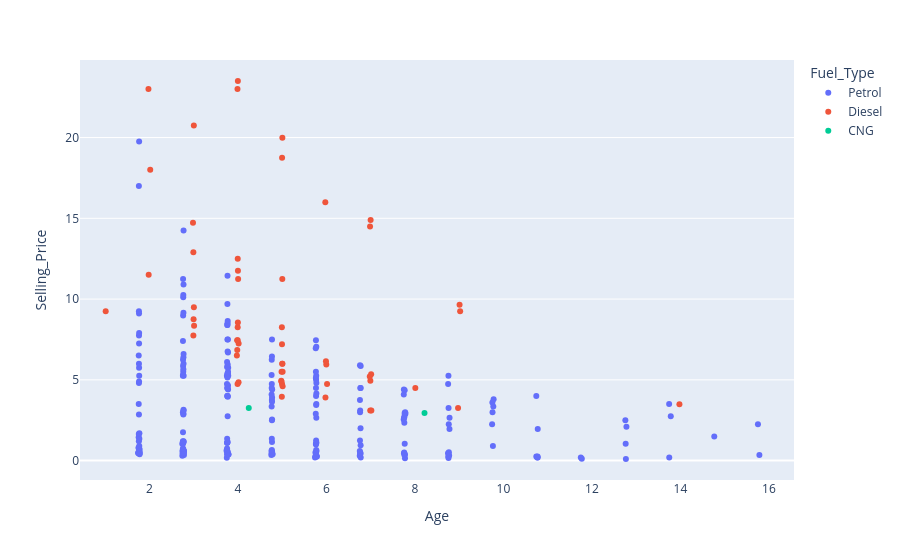

Notebook code for this chart:
### Markdown cell above
### Selling Price Vs Age | Colored by Fuel Type

### Code cell
fig = px.strip(df_new, x='Age', y='Selling_Price', color='Fuel_Type')
fig.show()

### Figure 1 — Plotly figure (JSON) as saved in the notebook; plotly's stock layout.template omitted (floating-point values rounded to 4 significant figures; data arrays with more than 128 entries replaced by an {"elided": "..."} marker saying what was removed)
{"data": [{"alignmentgroup": "True", "boxpoints": "all", "fillcolor": "rgba(255,255,255,0)", "hoveron": "points", "hovertemplate": "Fuel_Type=Petrol<br>Age=%{x}<br>Selling_Price=%{y}<extra></extra>", "legendgroup": "Petrol", "line": {"color": "rgba(255,255,255,0)"}, "marker": {"color": "#636efa"}, "name": "Petrol", "offsetgroup": "Petrol", "orientation": "v", "pointpos": 0, "showlegend": true, "type": "box", "x": {"elided": "238 int values"}, "x0": " ", "xaxis": "x", "y": {"elided": "238 float values"}, "y0": " ", "yaxis": "y"}, {"alignmentgroup": "True", "boxpoints": "all", "fillcolor": "rgba(255,255,255,0)", "hoveron": "points", "hovertemplate": "Fuel_Type=Diesel<br>Age=%{x}<br>Selling_Price=%{y}<extra></extra>", "legendgroup": "Diesel", "line": {"color": "rgba(255,255,255,0)"}, "marker": {"color": "#EF553B"}, "name": "Diesel", "offsetgroup": "Diesel", "orientation": "v", "pointpos": 0, "showlegend": true, "type": "box", "x": [6, 5, 1, 4, 3, 4, 4, 3, 4, 4, 7, 5, 5, 5, 5, 7, 4, 2, 6, 5, 5, 4, 5, 9, 5, 8, 5, 7, 3, 4, 2, 4, 14, 5, 3, 9, 9, 4, 4, 5, 4, 7, 7, 6, 6, 4, 7, 6, 7, 3, 5, 3, 5, 4, 3, 2], "x0": " ", "xaxis": "x", "y": [4.75, 4.6, 9.25, 6.5, 8.75, 7.45, 6.85, 7.75, 7.25, 7.45, 3.1, 4.95, 6.0, 5.5, 5.5, 14.9, 23.0, 18.0, 16.0, 19.99, 18.75, 23.5, 4.75, 9.25, 3.95, 4.5, 4.9, 14.5, 14.73, 4.75, 23.0, 12.5, 3.49, 11.25, 20.75, 9.65, 3.25, 4.85, 11.75, 6.0, 8.25, 4.95, 3.1, 6.15, 3.9, 11.25, 5.35, 5.95, 5.2, 12.9, 7.2, 8.35, 8.25, 8.55, 9.5, 11.5], "y0": " ", "yaxis": "y"}, {"alignmentgroup": "True", "boxpoints": "all", "fillcolor": "rgba(255,255,255,0)", "hoveron": "points", "hovertemplate": "Fuel_Type=CNG<br>Age=%{x}<br>Selling_Price=%{y}<extra></extra>", "legendgroup": "CNG", "line": {"color": "rgba(255,255,255,0)"}, "marker": {"color": "#00cc96"}, "name": "CNG", "offsetgroup": "CNG", "orientation": "v", "pointpos": 0, "showlegend": true, "type": "box", "x": [4, 8], "x0": " ", "xaxis": "x", "y": [3.25, 2.95], "y0": " ", "yaxis": "y"}], "layout": {"boxmode": "group", "legend": {"title": {"text": "Fuel_Type"}, "tracegroupgap": 0}, "margin": {"t": 60}, "xaxis": {"anchor": "y", "domain": [0, 1], "title": {"text": "Age"}}, "yaxis": {"anchor": "x", "domain": [0, 1], "title": {"text": "Selling_Price"}}}}
